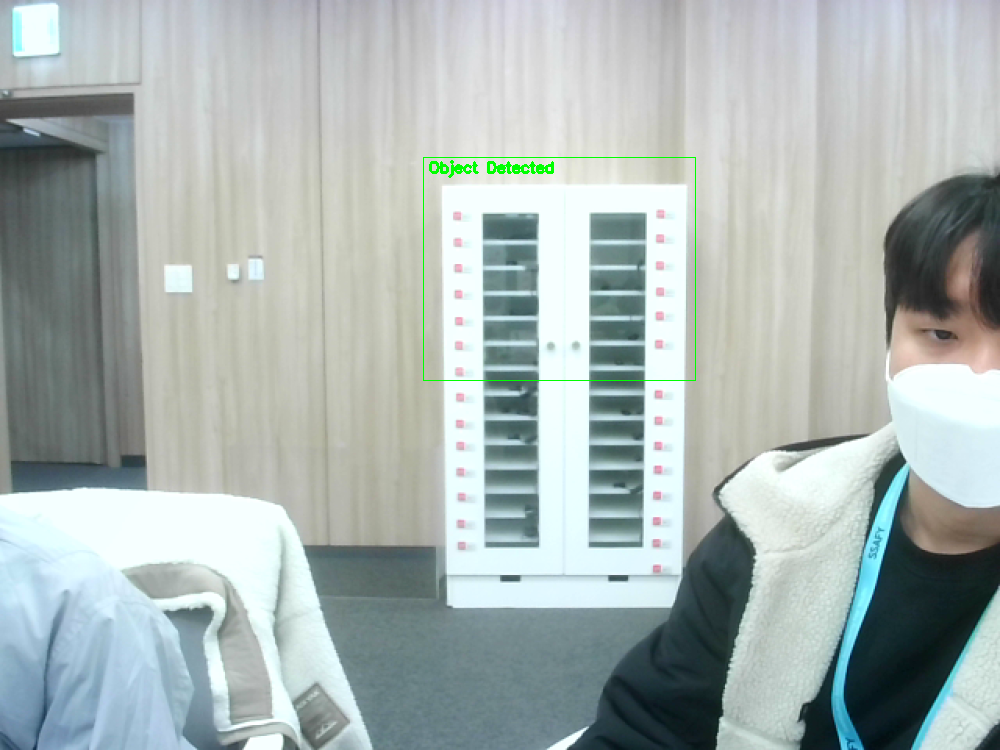
#> input picture IoT/Tracking/frame_data/opencv_frame_0.png, 1000 x 750 px, found by its file name
$ python image_body_detection.py
#> lines starting #> are read from the running program, lines starting #| are printed output that depends on the picture
import cv2
from matplotlib import pyplot as plt

# Opening image
img = cv2.imread("opencv_frame_0.png")
#> img is the input picture: shape (750, 1000, 3); mean B, G, R 178.5, 180.5, 169.4

# OpenCV opens images as BRG
# but we want it as RGB We'll
# also need a grayscale version
img_gray = cv2.cvtColor(img, cv2.COLOR_BGR2GRAY)
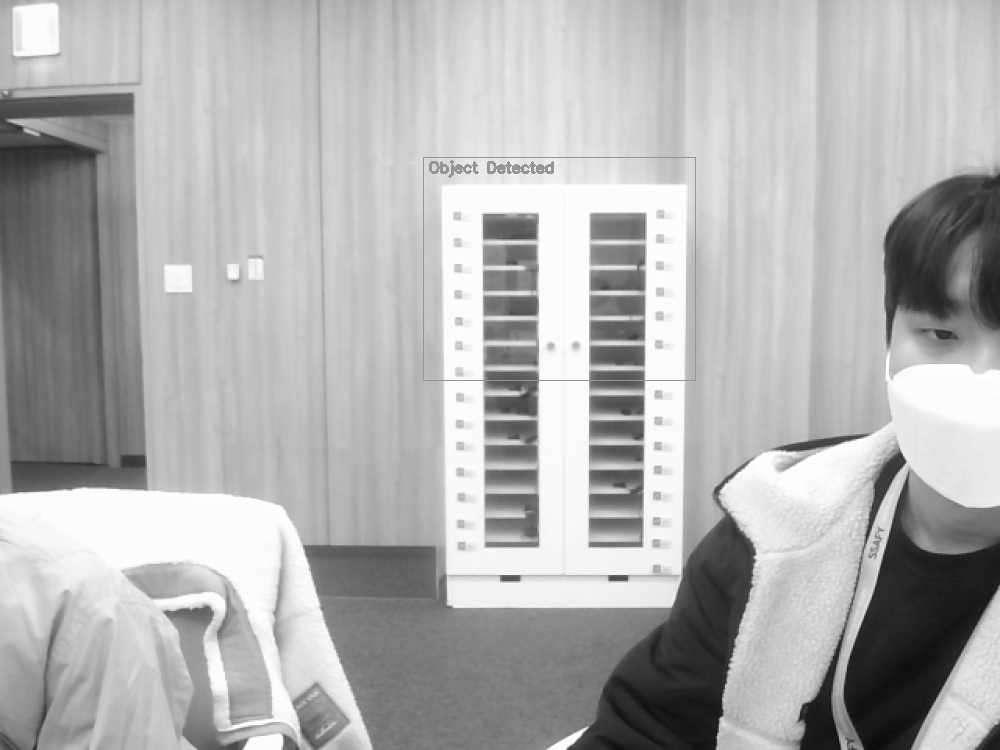
#> img_gray: shape (750, 1000); min 12, max 255, mean 177
img_rgb = cv2.cvtColor(img, cv2.COLOR_BGR2RGB)


# Use minSize because for not
# bothering with extra-small
# dots that would look like STOP signs

# stop_data = cv2.CascadeClassifier('stop_data.xml')
stop_data = cv2.CascadeClassifier("data/haarcascade_upperbody.xml")
# casacade = cv2.CascadeClassifier("data/haarcascade_upperbody.xml")

found = stop_data.detectMultiScale(img_rgb,
                                   minSize =(20, 20))
#> found = [[142, 229, 65, 53], [421, 158, 275, 226]]

# Don't do anything if there's
# no sign
amount_found = len(found)
#> amount_found = 2

if amount_found != 0:

    # There may be more than one
    # sign in the image
    for (x, y, width, height) in found:

        # We draw a green rectangle around
        # every recognized sign
        cv2.rectangle(img_rgb, (x, y),
                      (x + height, y + width),
                      (0, 255, 0), 5)
#> this loop made 2 passes
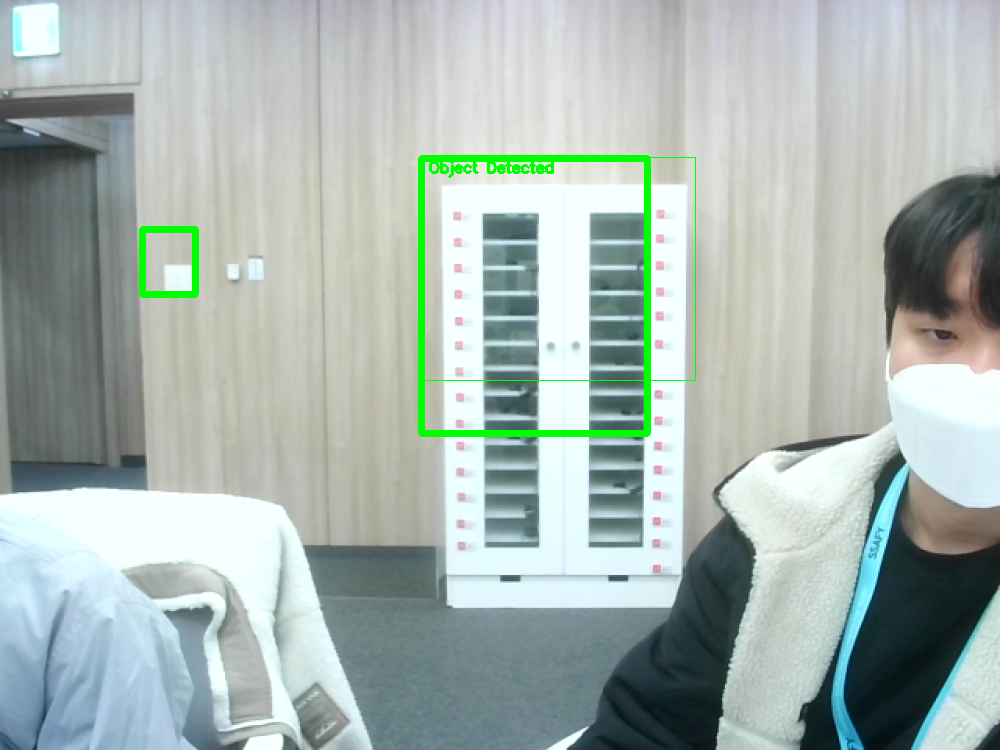
#> img_rgb: shape (750, 1000, 3); mean R, G, B 167.3, 181, 176.4

# Creates the environment of
# the picture and shows it
plt.subplot(1, 1, 1)
plt.imshow(img_rgb)
plt.show()
